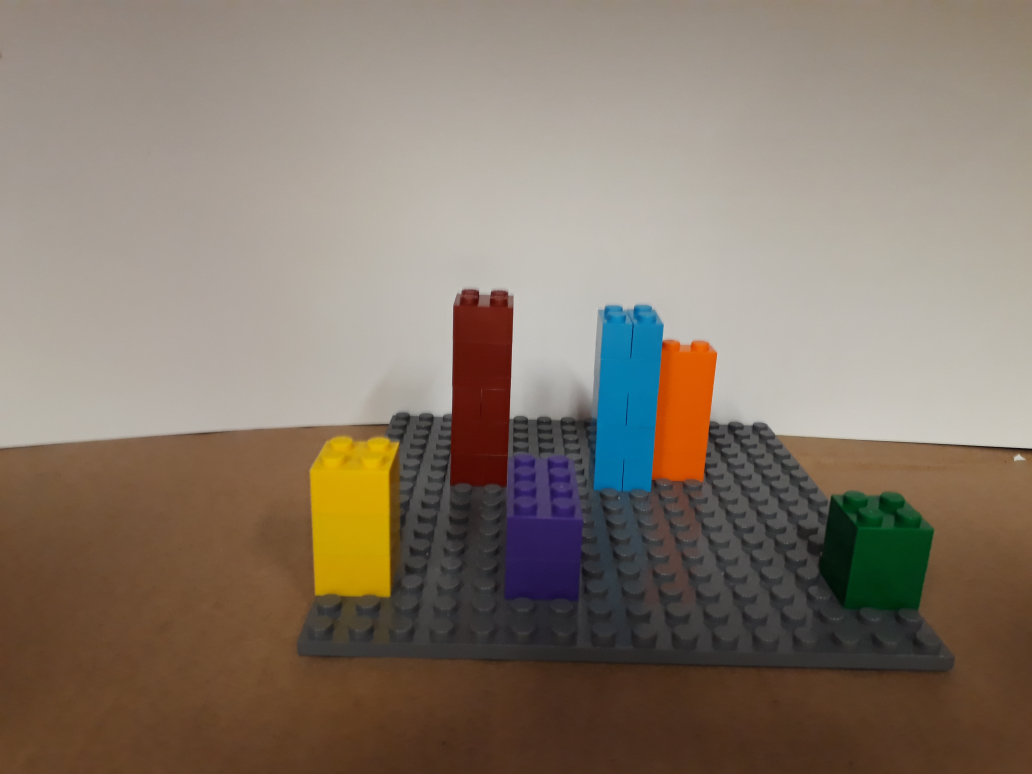
#> input picture images/20180820_155841.jpg, 4128 x 3096 px, given in place of template.jpg, which was not available (shown at 1/4 size)
$ python handcolorextraction.py -v images/20180820_155841.jpg   (older library calls are emulated)
#> lines starting #> are read from the running program, lines starting #| are printed output that depends on the picture; pictures that were not available may be replaced by others from this repository, and a replacement may not be noted
### recog_utils.py
import cv2 as cv, cv2
import numpy as np
import argparse

TEMPLATE_NAME = "template.jpg"
HAND_COLOR_NAME = "handmean.pkl"
font = cv2.FONT_HERSHEY_SIMPLEX
FONT_COLOR = (18, 255, 15) #(18, 127, 15)
thickness = 1
top_position = (20,20)

# [6 lines left out: function parser_arg, not called in this run]


def getvideocap(args):
    if args.video_path:
        return cv.VideoCapture(args.video_path), None
    else:
        return cv.VideoCapture(0), None  # TODO: check if is number or path for video interface


def savetemplate(frame):
    cv.imwrite(TEMPLATE_NAME, frame)


def gettemplate():
    return cv.imread(TEMPLATE_NAME, 1)
#> returned value is the input picture: shape (3096, 4128, 3); mean B, G, R 106.9, 120.6, 133.9


# [29 lines left out: functions drawControls, control, not called in this run]


# [21 lines that do not run on import are left out]

### metrics.py
import numpy as np
import cv2 as cv
import glob
import shutil
import json


dst = 'D:/Documentos/Lego/repetidas'
src = "D:/Documentos/Lego/imagens/*.jpg"
data ={}

def MAE(imgA, imgB): # TODO: Verify image size and resize if different

    sum = np.sum(np.absolute(imgB.astype("float")-imgA.astype("float")))
    mean = sum/ float(imgA.shape[0] * imgA.shape[1])

    return abs(mean)

# [23 lines that do not run on import are left out]

### handcolorextraction.py
import pickle

import cv2 as cv
import numpy as np
import argparse
import recog_utils as rec
from metrics import MAE
from sklearn import cluster

DEBUG_FLAG = False

def parser_arg():
    parser = argparse.ArgumentParser(description='Hand Color detection for Lego Visualization')
    parser.add_argument('-v', dest='video_path', help='path to video file (empty for live feed)')
    parser.add_argument('-debug', default=False, dest='debug',
                        help='debug boolean flag, only for development, as slowdown everything and more')
    parser.add_argument('-w', dest='waitkey', default=1, help='frame by frame miliseconds passage')
    return parser.parse_args()


def drawlog(img, metric_mae, cont=None):
    max_x, max_y = int(img.shape[0]), int(img.shape[1])
    cv.putText(img, 'mae: ' + str(metric_mae), rec.top_position, rec.font, .5,
               rec.FONT_COLOR, rec.thickness, cv.LINE_AA)
    if cont:
        cv.putText(img, "frame: " + str(cont), (50,50), rec.font, .5, rec.FONT_COLOR, rec.thickness, cv.LINE_AA)

    return img

def extractcolor(base_frame, images):
    handcolors = []

    for i in range(len(images)):
        frame = cv.cvtColor(images[i], cv.COLOR_BGR2RGB)

        # isolating differences of hand on template
        diff = cv.convertScaleAbs(base_frame.astype(np.int16) - frame)
        non_zero_condition = diff < 50
        non_zero = 255 - (non_zero_condition.astype(np.int) * (255, 255, 255))
        mask = cv.convertScaleAbs(frame & non_zero)  # get hand on black background

        # clustering colors
        # TODO: declare kmeans estimator here or before the loop?
        kmeans_cluster = cluster.KMeans(n_clusters=2) # without black the clusters tend to organize on a red hue
        flat_frame = np.reshape(mask, (mask.shape[0] * mask.shape[1], mask.shape[2]))

        non_zero_flat_indexes = np.mean(flat_frame > [10, 10, 10], axis=1).astype(
            np.bool)  # eliminating black portion (speeds up a lot)
        flat_frame = flat_frame[non_zero_flat_indexes]
        kmeans_cluster.fit(flat_frame)
        cluster_centers = kmeans_cluster.cluster_centers_

        colors = np.asarray(cluster_centers, np.uint8)
        handcolors.append(colors[np.argmax(colors[:, 0])])  # add the redish color (color near the hand)
        if i % 5 == 0:
            print("processing: " + str(i) + "/" + str(len(images)), end="\r")

    handcolors = np.asarray(handcolors, dtype=np.float)
    return np.asarray(([np.mean(handcolors[:, i]) for i in range(3)]), dtype=np.uint8)  # average by channel


if __name__ == "__main__":
    args = parser_arg()
    DEBUG_FLAG = args.debug
    cap, _ = rec.getvideocap(args)

    cv.namedWindow("main")
    cv.moveWindow("main", 300, 30)  # Move it to (40,30)

    timewait=args.waitkey

    template_frame = rec.gettemplate()
    cont = 1
    video_buffer = []
    mae_buffer = []
    while cap.isOpened():

        ret, frame = cap.read()
        frame = cv.flip(frame, 1)
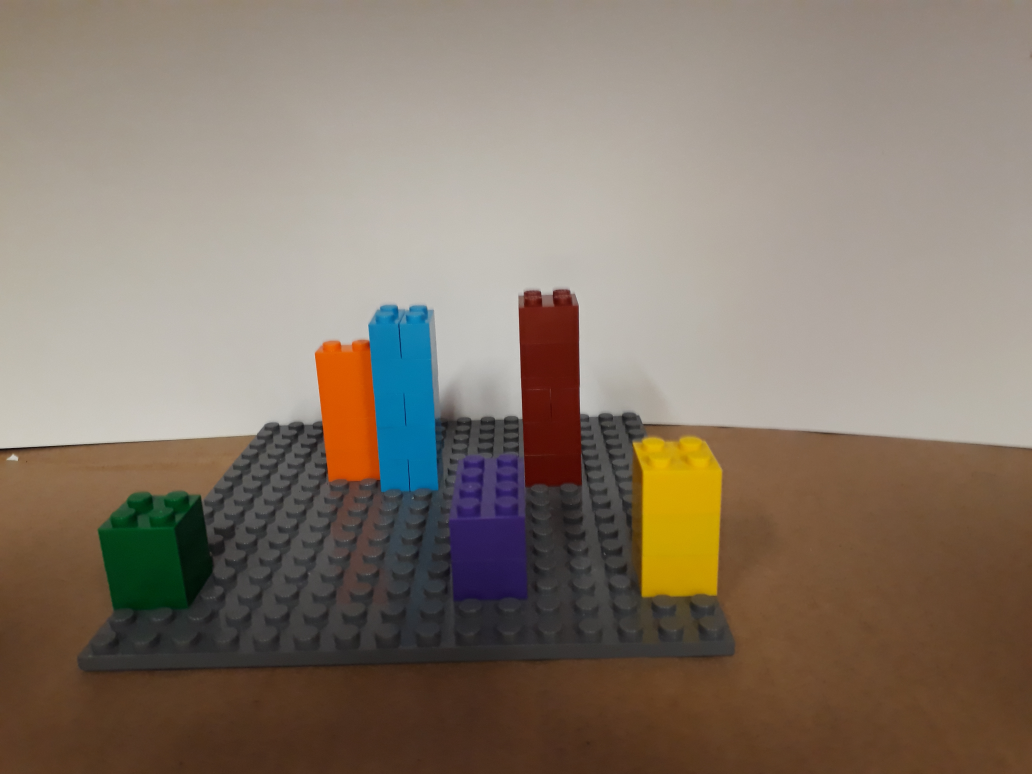
#> frame: shape (3096, 4128, 3) (shown at 1/4 size); mean B, G, R 106.9, 120.6, 133.9

        mae = MAE(template_frame, frame)
#> in MAE, `sum = np.sum(np.absolute(imgB.astype("float")-imgA.astype("float")))`: sum = 787131112
#> in MAE, `mean = sum/ float(imgA.shape[0] * imgA.shape[1])`: mean = 61.59
#> mae = 61.59

        if mae > 60: # TODO: discuss or learn this valor
            print("saved frame", cont)
            mae_buffer.append(mae)
            video_buffer.append(frame)
            print("saved: " + str(len(video_buffer)))
#| saved: 1

        #print_pic = drawlog(frame.copy(), mae, cont)
        cv.imshow("main", drawlog(frame.copy(), mae, cont))

        k = cv.waitKey(timewait)
#> (key q is pressed here)
        # 27 -> Esc
        if k == 27 or k == ord('q') or cont == 500 or len(video_buffer) == 20:  # TODO: discuss this valor
            break
        # if cont == 320:
        #     cv.imwrite("print.jpg", print_pic)
        if cont % 100 == 0:
            print("frame:" + str(cont))
        cont += 1

    cap.release()
    cv.destroyAllWindows()

    # save results if necessary
    # if DEBUG_FLAG:
    #     pickle.dump({"mae": mae_buffer, "images": video_buffer}, open("handextraction.pkl", "+wb"))

    finalhandcolor = extractcolor(template_frame,video_buffer)
#> the loop in extractcolor, `for i in range(len(images)):` made 1 pass
#> (cluster_centers, colors) on pass 1: ([[59.1, 8.55, 29.04], [159.6, 156.7, 73.82]], [[59, 8, 29], [159, 156, 73]])
#| processing: 0/1
#> pass 1, in extractcolor, `diff = cv.convertScaleAbs(base_frame.astype(np.int16) - frame)`:
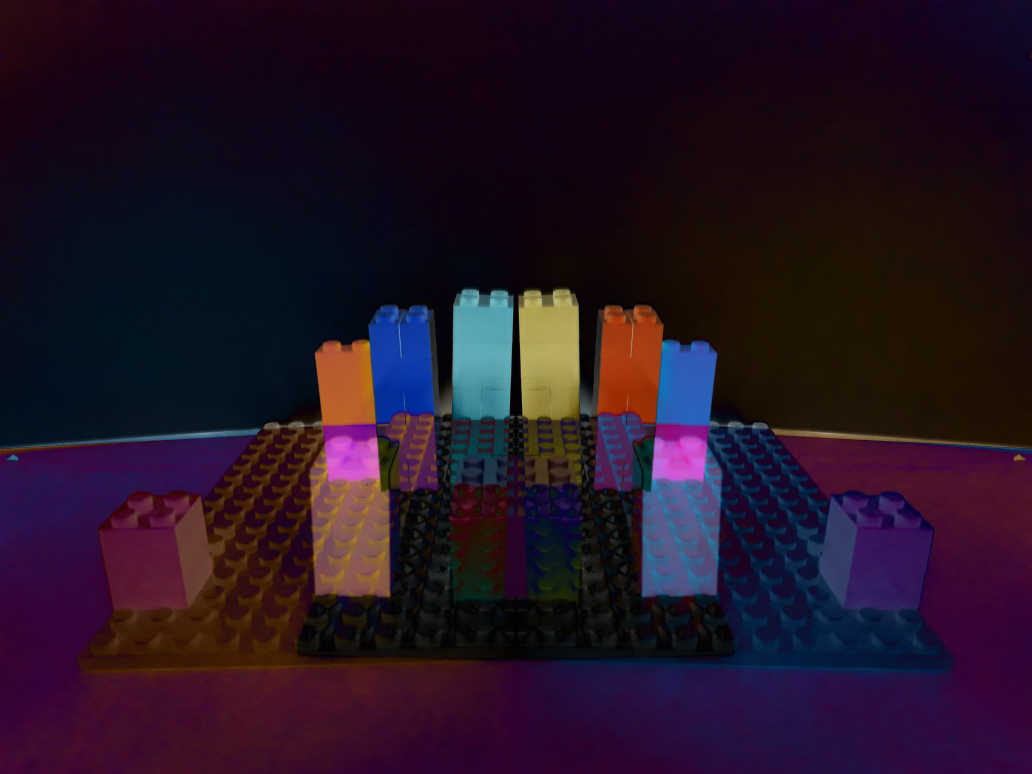
#> diff: shape (3096, 4128, 3) (shown at 1/4 size); mean B, G, R 36.3, 19.2, 36.3
#> pass 1, in extractcolor, `non_zero_condition = diff < 50`:
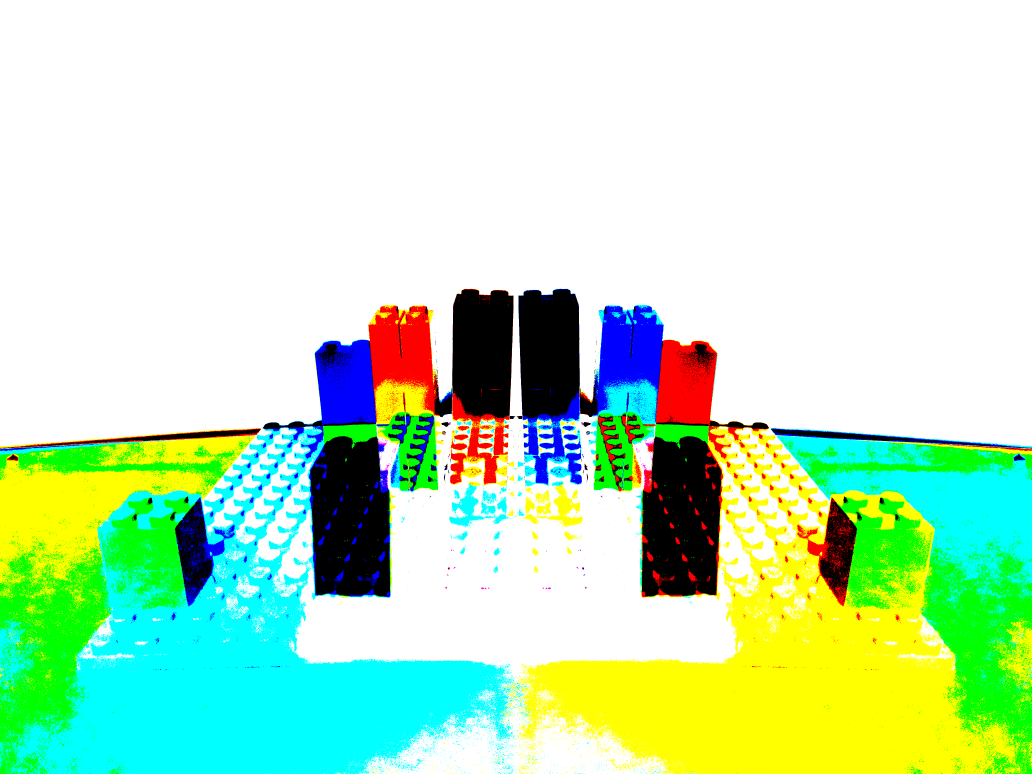
#> non_zero_condition: shape (3096, 4128, 3) bool (shown at 1/4 size); mean B, G, R 0.75, 0.908, 0.75
#> pass 1, in extractcolor, `non_zero = 255 - (non_zero_condition.astype(np.int) * (255, 255, 255))`:
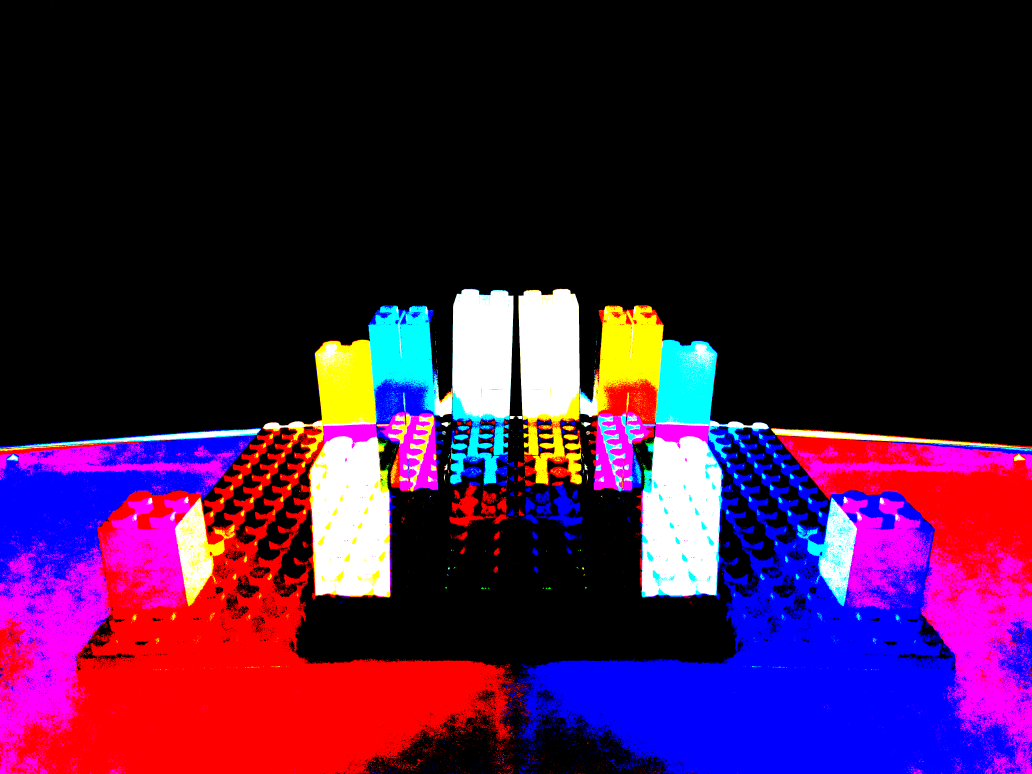
#> non_zero: shape (3096, 4128, 3) int64 (shown at 1/4 size); mean B, G, R 63.7, 23.4, 63.7
#> after the loop in extractcolor, `for i in range(len(images)):`:
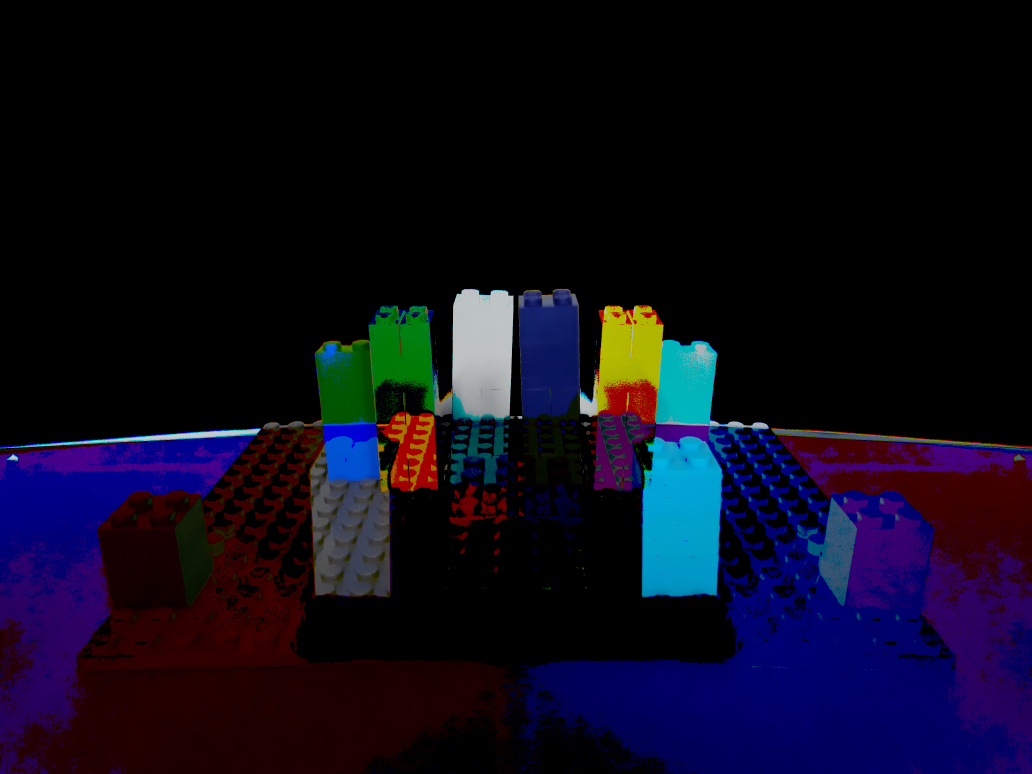
#> mask: shape (3096, 4128, 3) (shown at 1/4 size); mean B, G, R 27.1, 10.1, 13.1
#> after the loop in extractcolor, `for i in range(len(images)):`: handcolors = [[159, 156, 73]]
#> finalhandcolor = [159, 156, 73]
    #save for next script
    pickle.dump(finalhandcolor, open(rec.HAND_COLOR_NAME, "+wb"))
    print("saved hand color")
